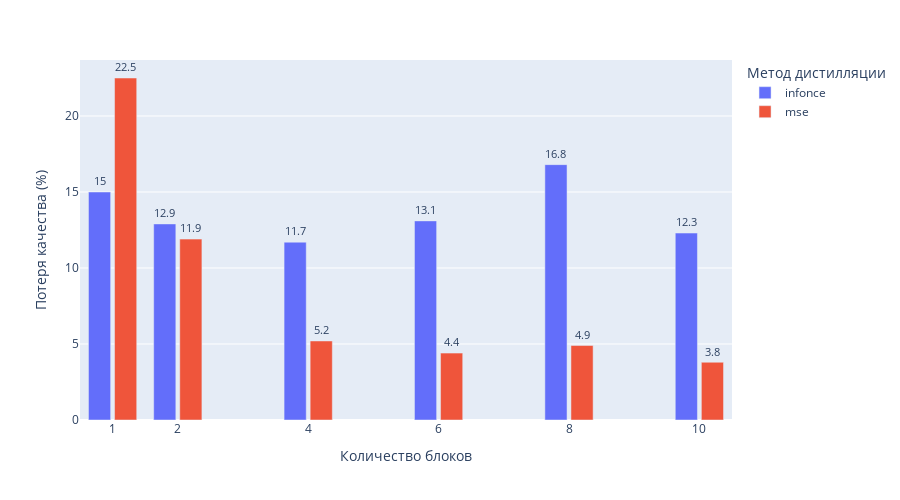

Notebook cell for this chart:
### Markdown cell above
# Сравнение с учителем

### Code cell
task = 'STS'

fig = px.bar(data,
             x="Количество блоков",
             y=task,
             color='Метод дистилляции',
             barmode="group",
             text=task,
             height=500,
             width=900,
             labels={task: "Потеря качества (%)"}
             )
fig.update_traces(
    textposition="outside"
)
fig.update_layout(bargroupgap=0.15,
                  xaxis=dict(tickvals=data["Количество блоков"]),
                  uniformtext_minsize=8,
                  uniformtext_mode='show'
                  )
fig.show()
fig.write_image('metrics/sts_result.png')

### Figure 1 — Plotly figure (JSON) as saved in the notebook; plotly's stock layout.template omitted (floating-point values rounded to 4 significant figures)
{"data": [{"alignmentgroup": "True", "hovertemplate": "Метод дистилляции=infonce<br>Количество блоков=%{x}<br>Потеря качества (%)=%{text}<extra></extra>", "legendgroup": "infonce", "marker": {"color": "#636efa", "pattern": {"shape": ""}}, "name": "infonce", "offsetgroup": "infonce", "orientation": "v", "showlegend": true, "text": [15, 12.9, 11.7, 13.1, 16.8, 12.3], "textposition": "outside", "type": "bar", "x": [1, 2, 4, 6, 8, 10], "xaxis": "x", "y": [15, 12.9, 11.7, 13.1, 16.8, 12.3], "yaxis": "y"}, {"alignmentgroup": "True", "hovertemplate": "Метод дистилляции=mse<br>Количество блоков=%{x}<br>Потеря качества (%)=%{text}<extra></extra>", "legendgroup": "mse", "marker": {"color": "#EF553B", "pattern": {"shape": ""}}, "name": "mse", "offsetgroup": "mse", "orientation": "v", "showlegend": true, "text": [22.5, 11.9, 5.2, 4.4, 4.9, 3.8], "textposition": "outside", "type": "bar", "x": [1, 2, 4, 6, 8, 10], "xaxis": "x", "y": [22.5, 11.9, 5.2, 4.4, 4.9, 3.8], "yaxis": "y"}], "layout": {"bargroupgap": 0.15, "barmode": "group", "height": 500, "legend": {"title": {"text": "Метод дистилляции"}, "tracegroupgap": 0}, "margin": {"t": 60}, "uniformtext": {"minsize": 8, "mode": "show"}, "width": 900, "xaxis": {"anchor": "y", "domain": [0, 1], "tickvals": [1, 1, 2, 2, 4, 4, 6, 6, 8, 8, 10, 10], "title": {"text": "Количество блоков"}}, "yaxis": {"anchor": "x", "domain": [0, 1], "title": {"text": "Потеря качества (%)"}}}}
